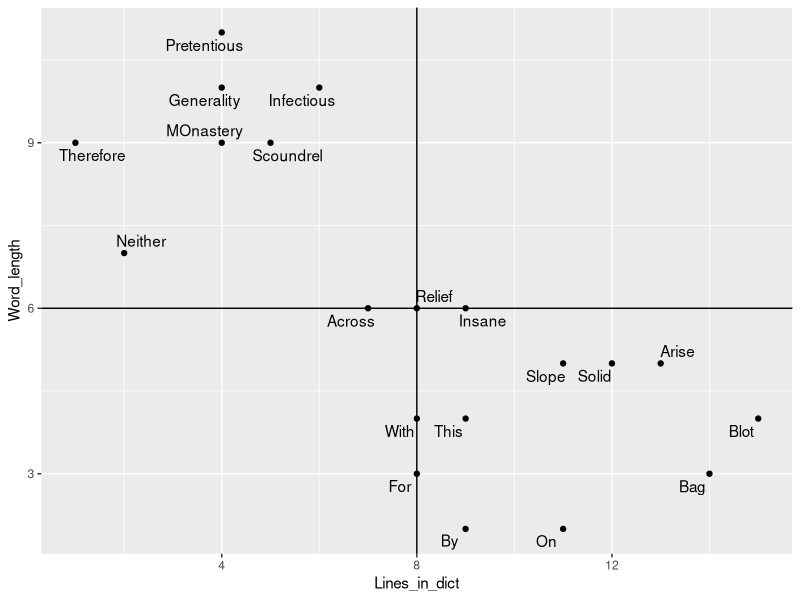
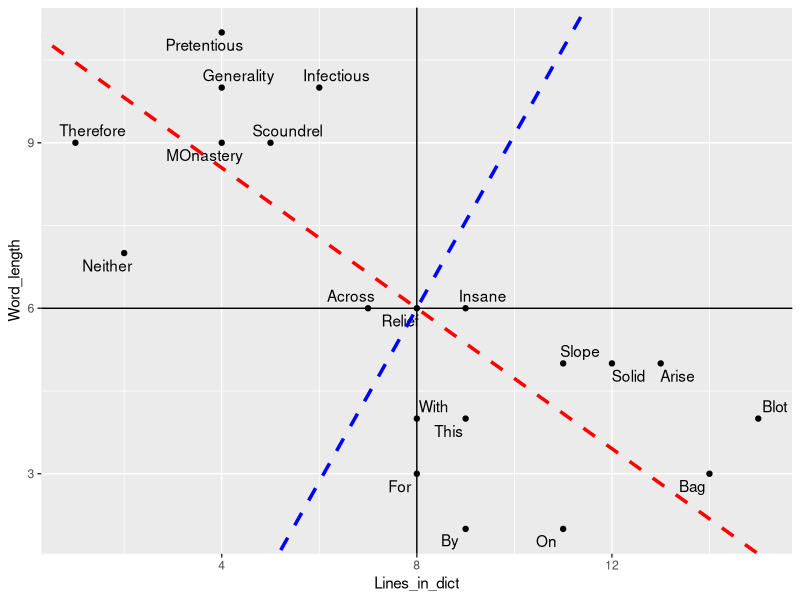
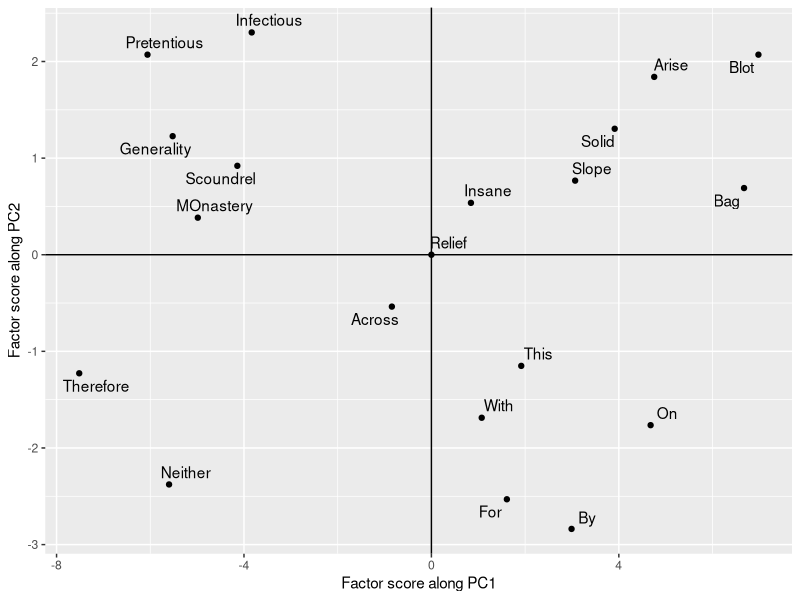

Source code (R) for these figures, in order: (Note: this script raises an error after producing the figures.)
# Read the comments to get information about relevant figures in origianl paper.
library(ggplot2)
library(ggrepel)
##################################
# Part-III
# Table 1
(words = read.csv("pca_abdi_words.csv",header = T))
(words_centered = scale(words[,2:3],scale = F)) # Removing the first column
pca_words_cov = prcomp(words[,2:3],scale = F) # cov stands for Covariance PCA
factor_scores_words = pca_words_cov$x
round(factor_scores_words,2)
sum(factor_scores_words[,1]*factor_scores_words[,2]) # PCs are orthogonal
# Contibution of each factor (It is defined as square of factor score divided by sum of squares of factor scores in that column)
round(factor_scores_words[,1]^2/sum(factor_scores_words[,1]^2)*100,2)
round(factor_scores_words[,2]^2/sum(factor_scores_words[,2]^2)*100,2)
# The calculations in above two lines can be done in a single line
round(factor_scores_words^2/matrix(rep(colSums(factor_scores_words^2),nrow(words)),ncol = 2,byrow = T)*100,2)
# Squared distance to center of gravity
(dist = factor_scores_words[,1]^2+factor_scores_words[,2]^2)
# Ssquared cosine of observations of first PC
(sq_cos = round(factor_scores_words^2/matrix(rep(dist,2),ncol = 2)*100))# Nan's are prouced because of division by zero.

#############################
# Figue 1
p = ggplot(words,aes(x = Lines_in_dict,y = Word_length,label = Words))+
  geom_point()+ geom_text_repel()+ 
  geom_hline(yintercept = 6)+geom_vline(xintercept = 8)
print(p)
# Show directions of PCs
# Note that intercept argument in geom_abline considers the line to be at the origin. In our case the data are mean shifted.
# So we have to adjust the intercept taking new origin into consideration. These adjustments have been made below.
slope1 = pca_words_cov$rotation[1,1]/pca_words_cov$rotation[2,1] # Slope of first PC
slope2 = pca_words_cov$rotation[1,2]/pca_words_cov$rotation[2,2] # Slope of second PC
(new_origin = c(mean(words$Lines_in_dict),mean(words$Word_length)))
intercept1 = 6 - slope1*8
intercept2 = 6 - slope2*8
p+geom_abline(slope = slope1,intercept = intercept1,linetype = "dashed",size = 1.2,col = "red")+
  geom_abline(slope = slope2,intercept = intercept2,linetype = "dashed",size = 1.2,col = "blue")# Red dashed line is 1st PC and blue
#line is 2nd PC
# Rotated PCs
# This figure is obtained by plotting facotor scores. Note that we will 
# plot negative of the factor scores of 1st PC to make the figure consistent
# with the paper.
ggplot(as.data.frame(pca_words_cov$x),aes(-pca_words_cov$x[,1],pca_words_cov$x[,2],label = words$Words))+
  geom_point()+geom_text_repel()+geom_hline(yintercept = 0)+geom_vline(xintercept = 0)+
  xlab("Factor score along PC1")+ylab("Factor score along PC2")

##########################################
# Finding factor score of a new point
sur = c(3,12) # It has 3 letter and 12 lines of dictionary entry
(sur_centered = sur - colMeans(words[,2:3]))
(factor_scores_sur = round(sur_centered %*% pca_words_cov$rotation,2))

####################################
# Variance and eigenvalues
(total_var_before = round(sum(diag(var(words_centerd))),3))
(total_var_after = round(sum(diag(var(pca_words_cov$x))),3))
# Percentage of variance exlained
(cumsum(pca_words_cov$sdev^2/sum(pca_words_cov$sdev^2)*100))

#########################
# Supplementary variable (Table 4)
Frequency = c(8,230,700,1,500,1,9,2,1,700,7,1,4,500,900,3,1,10,1,1)
Num_entries = c(6,3,12,2,7,1,1,6,1,5,2,1,5,9,7,1,1,4,4,2)
supp_data = data.frame(Frequency,Num_entries) # Supplementary data
# Table 5
supp_data_cent = scale(supp_data,scale = F) # Centered supplementary data
(corr_score_supp = round(cor(pca_words_cov$x,supp_data_cent),4))
(round(cor(pca_words_cov$x,supp_data_cent)^2,4))
(round(colSums(cor(pca_words_cov$x,supp_data_cent)^2),4))

###################################
# Plotting variables in circle of correlation
# First plot correlation circle
x = seq(0,2*pi,length.out = 300)
circle = ggplot() + geom_path(data = data.frame(a = cos(x),b = sin(x)),
                     aes(cos(x),sin(x)),alpha = 0.3, size = 1.5)+
            geom_hline(yintercept = 0)+geom_vline(xintercept = 0)+
  annotate("text",x = c(1.08,0.05),y = c(0.05,1.08),label = c("PC1","PC2"),angle = c(0,90))+
            xlab(NULL)+ylab(NULL)

# Plotting original variables
variable_plot_original = circle + geom_point(data = as.data.frame(pca_words_cov$rotation),
                      aes(pca_words_cov$rotation[,1],pca_words_cov$rotation[,2]))+
  geom_text_repel(aes(pca_words_cov$rotation[,1],pca_words_cov$rotation[,2],
                      label = c("Length of words","Number of lines in Dict."))) 
  print(variable_plot_original)
  
## Plotting supplementary variables
variable_plot_original+
  geom_point(data = as.data.frame(corr_score_supp),
             aes(corr_score_supp[,1],corr_score_supp[,2]))+
  geom_text_repel(aes(corr_score_supp[,1],corr_score_supp[,2],
                      label = c("Frequency","Number of entries"))) 
#########################################
# Example 2
# Correlation PCA using wine data 
# Table 6
(wine = read.csv("pca_abdi_wine.csv",header = T))
pca_wine_cor = prcomp(wine[2:8],scale = T)
ggplot(as.data.frame(pca_wine_cor$x),aes(x = pca_wine_cor$x[,1],y =  pca_wine_cor$x[,2],
                                         label = paste0("wine ",1:5)))+
  geom_point()+geom_text_repel()+ geom_vline(xintercept = 0)+ geom_hline(yintercept = 0)+
  xlab("Factor score along PC1")+ylab("Factor score along PC2")

# Table 7
# Factor scores along 1st and 2nd PC
(pca_wine_cor$x[,1:2])
# Contibution of each observation to principal component
round(pca_wine_cor$x[,1:2]^2/matrix(rep(colSums(pca_wine_cor$x[,1:2]^2),nrow(wine)),ncol = 2,byrow = T)*100,2)
dist = pca_wine_cor$x[,1]^2+pca_wine_cor$x[,2]^2
# Ssquared cosine of observations of first PC
(sq_cos = round(pca_wine_cor$x[,1:2]^2/matrix(rep(dist,2),ncol = 2)*100))# Nan's are prouced because of division by zero.
# Loading scores corresponding to first two principal components
(round(pca_wine_cor$rotation[,1:2],2))
# Correlation score variables with first two principal compoents
(corr_score_wine = round(cor(pca_wine_cor$x,wine[,2:8])[1:2,],2))

# Correlation circle
# Figure 6
circle + 
  geom_point(data = as.data.frame(t(corr_score_wine)),
             aes(corr_score_wine[1,],corr_score_wine[2,]))+
  geom_text_repel(aes(corr_score_wine[1,],corr_score_wine[2,],
                      label = c("Hedonic","For Meat","For dessert","Price","Sugar","Alcohol","Acidity")))

# Varimax rotation
# Loading scores of first two principal components
(round(pca_wine_cor$rotation[,1:2],2))
# Varimax applied to first two principal components
rotated_loading_scores = varimax(pca_wine_cor$rotation[,1:2])
# Loading scores after rotation (Table 10)
(round(rotated_loading_scores$loadings[,1:2],2))
# The same result can also be obtained by mulitplying the original loading 
# matrix by the rotation matrix obtained from varimax
(round(pca_wine_cor$rotation[,1:2] %*% rotated_loading_scores$rotmat,2))

#Figure 7
# Plot of loading socres before rotation
ggplot(as.data.frame(pca_wine_cor$rotation[,1:2]),aes(x = pca_wine_cor$rotation[,1],y = pca_wine_cor$rotation[,2],
                                                      label = c("Hedonic","For Meat","For dessert","Price","Sugar","Alcohol","Acidity")))+
  geom_point()+geom_text_repel()+geom_hline(yintercept = 0)+geom_vline(xintercept = 0)+
  xlab("Loading score along PC1")+ylab("Loading score along PC2")
# Plot of loading scores after rotation
ggplot(as.data.frame(rotated_loading_scores$loadings[,1:2]),
                     aes(x = rotated_loading_scores$loadings[,1],
                         y = rotated_loading_scores$loadings[,2],
                         label = c("Hedonic","For Meat","For dessert","Price","Sugar","Alcohol","Acidity")))+
  geom_point()+geom_text_repel()+geom_hline(yintercept = 0)+geom_vline(xintercept = 0)+
    xlab("Loading score along PC1 after rotation")+
    ylab("Loading score along PC2 after rotation")



# Example 3
# French food example (Covariance PCA example)
# Load data (Table 11) 
(food = read.csv("pca_abdi_food.csv",header = T))
pca_food_cov = prcomp(food[,3:9],scale = F)

# Table 12
# Factor scores
(factor_scores_food = round(pca_food_cov$x[,1:2],2))
# Contibution of each observation to principal component
round(pca_food_cov$x[,1:2]^2/matrix(rep(colSums(pca_food_cov$x[,1:2]^2),nrow(food)),ncol = 2,byrow = T)*100,2)
dist = pca_food_cov$x[,1]^2+pca_food_cov$x[,2]^2
# Squared cosine of observations of first PC
(sq_corr = round(pca_food_cov$x[,1:2]^2/matrix(rep(dist,2),ncol = 2)*100))

# Table 13
# squared loading score
(round(pca_food_cov$rotation[,1:2]^2,2))
# Correlation score
corr_score_food = cor(pca_food_cov$x,food[,3:9])[1:2,]
(round(corr_score,2))
# squared correlation score
(round((cor(pca_food_cov$x,food[,3:9])[1:2,])^2,2))

# Figure 9
# Correlation circle for food data
circle + geom_point(data = as.data.frame(t(corr_score)), 
                    aes(x = corr_score[1,],y = corr_score[2,]))+
  geom_text_repel(data = as.data.frame(t(corr_score)), 
                  aes(x = corr_score[1,],y = corr_score[2,],
                      label = c("Bread","Vegetables","Fruit","Meat","Poultry","Milk","Wine")))
                      
## Table 14
cent_food = food[,3:9]-matrix(rep(colMeans(food[,3:9]),times = 12),nrow = 12,
                              byrow = T)
svd_food = svd(cent_food)
# Eigenvalues
(Eigenvalues = (svd_food$d)^2)

# Percentage contribution of each PC
(round(Eigenvalues/sum(Eigenvalues),2))
# Cumulative sum of eigen values
(round(cumsum(Eigenvalues),2))
# Cumulative percentage
(round(cumsum(Eigenvalues)/sum(Eigenvalues),2))
# RESS
RESS = array(rep(0,7))
for (i in 1:7){
  RESS[i] = sum(Eigenvalues)-sum(Eigenvalues[1:i])
}
RESS
# RESS/sum of eigenvalues
round(RESS/sum(Eigenvalues),2)


###################################
# Random effect model
x_recon = array(rep(0,12*7),dim = c(12,7))
press = rep(0,7)
for (j in 1:7){
  for (i in 1:12){
    pca = prcomp(cent_food[-i,],scale = F)
    #x_trans = food[i,3:9] %*% pca$rotation[,1]
    x_recon[i,]= as.matrix(cent_food[i,]) %*% pca$rotation[,1:j] %*% t(pca$rotation[,1:j])
  }
  press[j] = sum((cent_food-x_recon)^2)
}
#sum((cent_food-x_recon)^2)
#sum((food[,3:9]-x_recon)^2)